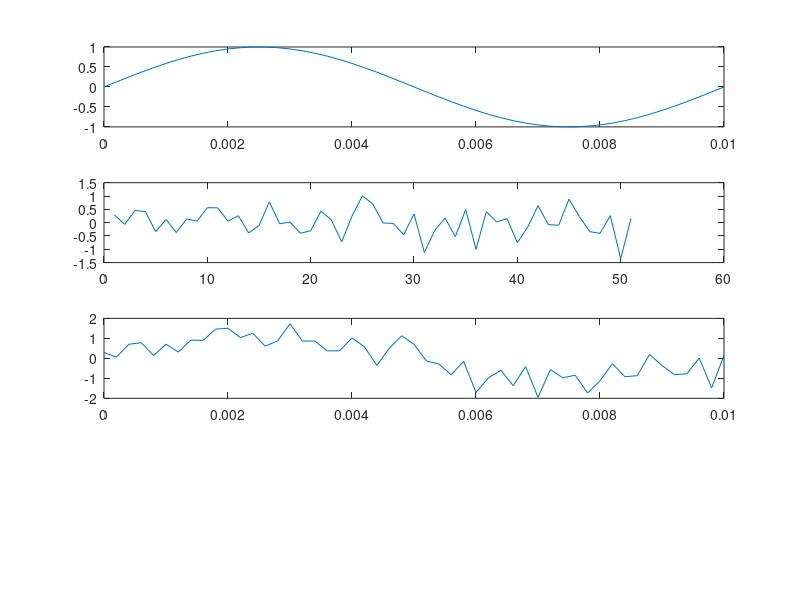

Write MATLAB code to recreate this figure.
%
pkg load control;
pkg load signal;
clear all;
clc
close all;
% Sine wave
fs = 5000; %5000Hz sampling frequency
f = 100;
t = (0:50)/fs;
x = sin(2*pi*f*t);
figure(1)
subplot(4,1,1)
plot(t,x)
#add white noise
L = 51;
mu = 0,7;
sigma = 0.5;
wn = sigma*randn(L,1)+mu;
wn = wn';
subplot(4,1,2)
plot(wn)
%
y = x+wn;
subplot(4,1,3)
plot(t,y)

%
%
%
